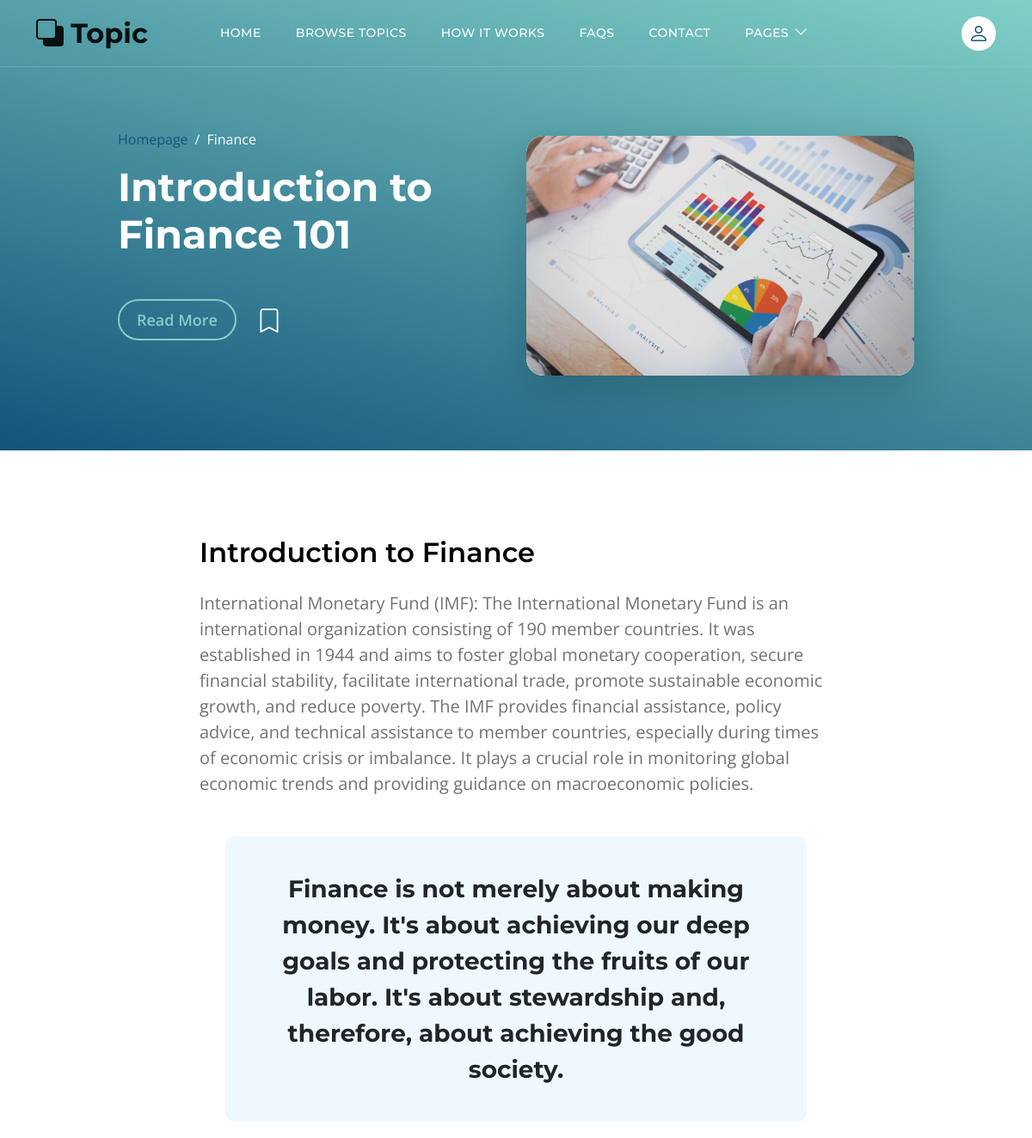
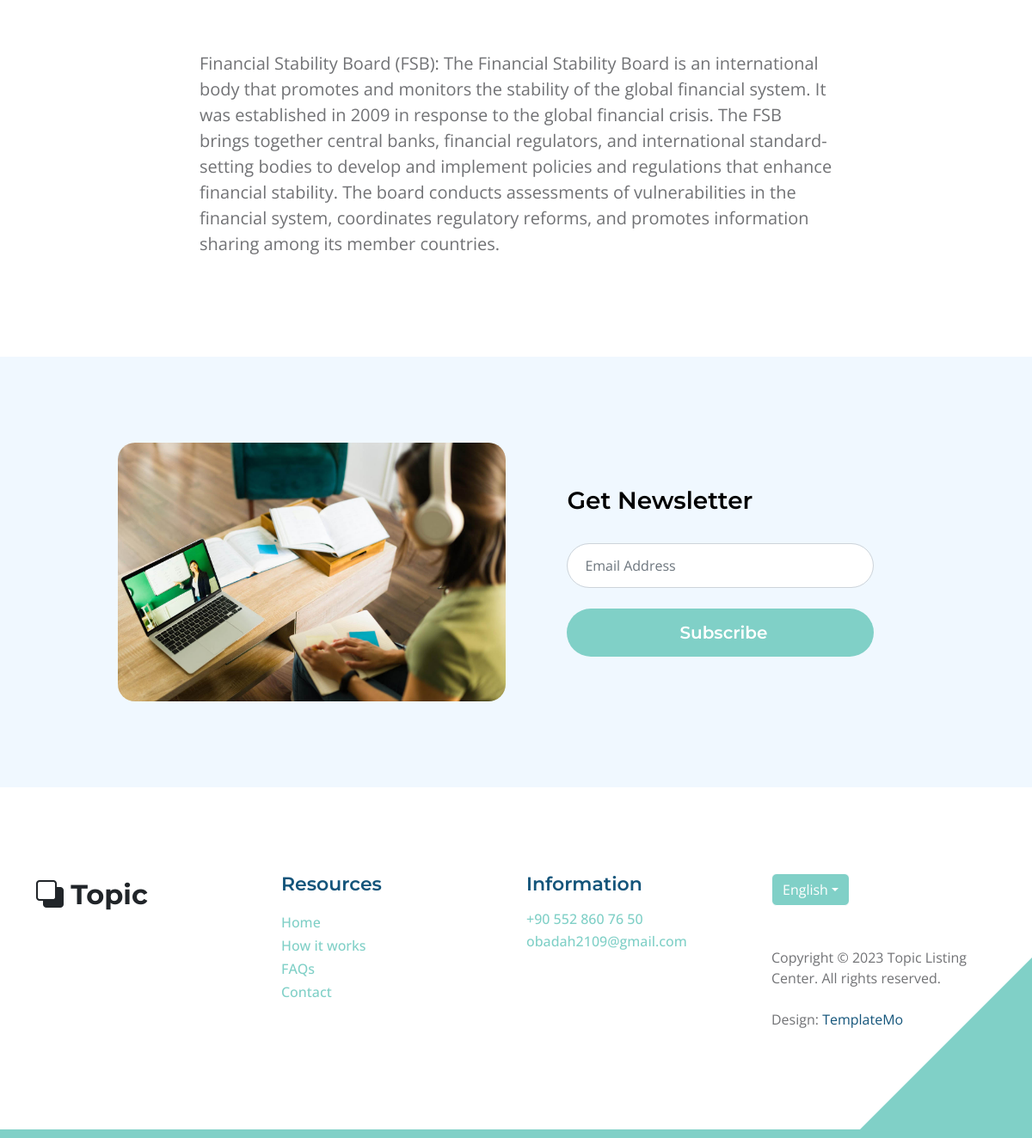
Page /topics-detail/4 on the committed database (2 pictures, top to bottom).
### topic/models.py (models this page shows, shortened)
class Card(models.Model):
    title = models.CharField(max_length = 250)
    subtitle = models.CharField(max_length = 250)
    number = models.PositiveSmallIntegerField()
    page = models.OneToOneField('Page', on_delete = models.CASCADE)

class Page(models.Model):
    intro = models.CharField(max_length = 250)
    title = models.CharField(max_length = 250)
    body1 = models.TextField()
    img = models.ImageField()
    img1 = models.ImageField(null = True, blank = True, )
    img2 = models.ImageField(null = True, blank = True, )
    quote = models.CharField(null = True, blank = True, max_length = 250)
    body2 = models.TextField(null = True, blank = True)
    tag = models.ForeignKey('Tag', on_delete=models.CASCADE)

### topic/views.py (the view)
# urls.py: path('topics-detail/<int:card_id>', views.detail, name = 'detail'),
def detail(request, card_id):
    form = NewsForm()
    if request.method == 'POST':
        form = NewsForm(request.POST)
        if form.is_valid():
            form.save()
            messages.success(request, 'Your email was saved successfully')
            form = NewsForm()
    return render(request, 'topics-detail.html', {'form': form, 'card': Card.objects.get(id = card_id)})

### topic/forms.py
class NewsForm(forms.ModelForm):
    class Meta:
        model = Email
        fields = '__all__'
        widgets = {
            'email': forms.EmailInput({'placeholder': 'Email Address', 'class': 'form-control', 'id': 'subscribe-email'}),
        }

### topic/templates/topics-detail.html (shortened to what this page needs)
<!doctype html>
{% load static %}
<html lang="en">
    {% include 'header.html' %}
    <body id="top">
        <main>
            {% include 'navbar.html' %}
            <header class="site-header d-flex flex-column justify-content-center align-items-center">
                <div class="container">
                    <div class="row justify-content-center align-items-center">
                        <div class="col-lg-5 col-12 mb-5">
                            <nav aria-label="breadcrumb">
                                <ol class="breadcrumb">
                                    <li class="breadcrumb-item"><a href="{% url 'home' %}">Homepage</a></li>
                                    <li class="breadcrumb-item active" aria-current="page">{{ card.title }}</li>
                                </ol>
                            </nav>
                            <h2 class="text-white">{{ card.page.intro }}</h2>
                            <div class="d-flex align-items-center mt-5">
                                <a href="#topics-detail" class="btn custom-btn custom-border-btn smoothscroll me-4">Read More</a>
                                <a href="#top" class="custom-icon bi-bookmark smoothscroll"></a>
                            </div>
                        </div>
                        <div class="col-lg-5 col-12">
                            <div class="topics-detail-block bg-white shadow-lg">
                                <img src="{% static 'images/' %}{{ card.page.img }}" class="topics-detail-block-image img-fluid">
                            </div>
                        </div>
                    </div>
                </div>
            </header>
            <section class="topics-detail-section section-padding" id="topics-detail">
                <div class="container">
                    <div class="row">
                        <div class="col-lg-8 col-12 m-auto">
                            <h3 class="mb-4">{{ card.page.title }}</h3>
                            <p>{{ card.page.body1 }}</p>
                            <blockquote>{{ card.page.quote }}</blockquote>
                            <p>{{ card.page.body2 }}</p>
                        </div>
                    </div>
                </div>
            </section>
            <section class="section-padding section-bg">
                <div class="container">
                    <div class="row justify-content-center">
                        <div class="col-lg-5 col-12">
                            <img src="{% static 'images/rear-view-young-college-student.jpg' %}" class="newsletter-image img-fluid" alt="">
                        </div>
                        <div class="col-lg-5 col-12 subscribe-form-wrap d-flex justify-content-center align-items-center">
                            <form class="custom-form subscribe-form" action="#" method="post" role="form">
                                <h4 class="mb-4 pb-2">Get Newsletter</h4>
                                {{ form.email }}
                                <div class="col-lg-12 col-12">
                                    <button type="submit" class="form-control">Subscribe</button>
                                </div>
                            </form>
                        </div>
                    </div>
                </div>
            </section>
        </main>
        {% include 'footer.html' %}
    </body>
</html>

### topic/static/css/templatemo-topic-listing.css (style rules this page uses)
:root { --white-color: #ffffff; --primary-color: #13547a; --secondary-color: #80d0c7; --section-bg-color: #f0f8ff; --custom-btn-bg-color: #80d0c7; --custom-btn-bg-hover-color: #13547a; --dark-color: #000000; --p-color: #717275; --border-color: #7fffd4; --link-hover-color: #13547a; --body-font-family: 'Open Sans', sans-serif; --title-font-family: 'Montserrat', sans-serif; --h1-font-size: 58px; --h2-font-size: 46px; --h3-font-size: 32px; --h4-font-size: 28px; --h5-font-size: 24px; --h6-font-size: 22px; --p-font-size: 20px; --menu-font-size: 14px; --btn-font-size: 18px; --copyright-font-size: 16px; --border-radius-large: 100px; --border-radius-medium: 20px; --border-radius-small: 10px; --font-weight-normal: 400; --font-weight-medium: 500; --font-weight-semibold: 600; --font-weight-bold: 700; }
body { background-color: var(--white-color); font-family: var(--body-font-family); }
h2, h3, h4, h5, h6 { color: var(--dark-color); }
h1, h2, h3, h4, h5, h6 { font-family: var(--title-font-family); font-weight: var(--font-weight-semibold); }
h2 { font-size: var(--h2-font-size); font-weight: var(--font-weight-bold); }
h3 { font-size: var(--h3-font-size); }
h4 { font-size: var(--h4-font-size); }
p { color: var(--p-color); font-size: var(--p-font-size); font-weight: var(--font-weight-normal); }
a, button { touch-action: manipulation; transition: all 0.3s; }
a { display: inline-block; color: var(--primary-color); text-decoration: none; }
.section-padding { padding-top: 100px; padding-bottom: 100px; }
.section-bg { background-color: var(--section-bg-color); }
.custom-icon { color: var(--secondary-color); }
.custom-btn { background: var(--custom-btn-bg-color); border: 2px solid transparent; border-radius: var(--border-radius-large); color: var(--white-color); font-size: var(--btn-font-size); font-weight: var(--font-weight-semibold); line-height: normal; transition: all 0.3s; padding: 10px 20px; }
.custom-border-btn { background: transparent; border: 2px solid var(--custom-btn-bg-color); color: var(--custom-btn-bg-color); }
.site-header { background-image: linear-gradient(15deg, #13547a 0%, #80d0c7 100%); padding-top: 150px; padding-bottom: 80px; }
.site-header .container { height: 100%; }
.breadcrumb-item+.breadcrumb-item::before, .breadcrumb-item a:hover, .breadcrumb-item.active { color: var(--white-color); }
.site-header .custom-icon { color: var(--white-color); font-size: var(--h4-font-size); }
.topics-detail-block { border-radius: var(--border-radius-medium); position: relative; overflow: hidden; }
.topics-detail-block-image { display: block; border-radius: var(--border-radius-medium); }
blockquote { background-color: var(--section-bg-color); border-radius: var(--border-radius-small); font-family: var(--title-font-family); font-size: var(--h4-font-size); font-weight: var(--font-weight-bold); display: inline-block; text-align: center; margin: 30px; padding: 40px; }
.newsletter-image { border-radius: var(--border-radius-medium); }
.subscribe-form-wrap { padding: 50px; }
.subscribe-form { width: 95%; }
.custom-form .form-control { border-radius: var(--border-radius-large); color: var(--p-color); margin-bottom: 24px; padding-top: 13px; padding-bottom: 13px; padding-left: 20px; outline: none; }
.custom-form button[type="submit"] { background: var(--custom-btn-bg-color); border: none; border-radius: var(--border-radius-large); color: var(--white-color); font-family: var(--title-font-family); font-size: var(--p-font-size); font-weight: var(--font-weight-semibold); transition: all 0.3s; margin-bottom: 0; }

### rows in the picture
Card: title "Finance", page.intro "Introduction to Finance 101", page.img (picture), page "Introduction to Finance", page.body1 "International Monetary Fund (IMF): The International Monetary Fund is an international organization consisting of 190 member countries. It was established in 1944 and aims to foster global monetary cooperation, secure financial stability, facilitate international trade, promote sustainable economic growth, and reduce poverty. The IMF provides financial assistance, policy advice, and technical assistance to member countries, especially during times of economic crisis or imbalance. It plays a crucial role in monitoring global economic trends and providing guidance on macroeconomic policies.", page.quote "Finance is not merely about making money. It's about achieving our deep goals and protecting the fruits of our labor. It's about stewardship and, therefore, about achieving the good society.", page.body2 "Financial Stability Board (FSB): The Financial Stability Board is an international body that promotes and monitors the stability of the global financial system. It was established in 2009 in response to the global financial crisis. The FSB brings together central banks, financial regulators, and international standard-setting bodies to develop and implement policies and regulations that enhance financial stability. The board conducts assessments of vulnerabilities in the financial system, coordinates regulatory reforms, and promotes information sharing among its member countries."
